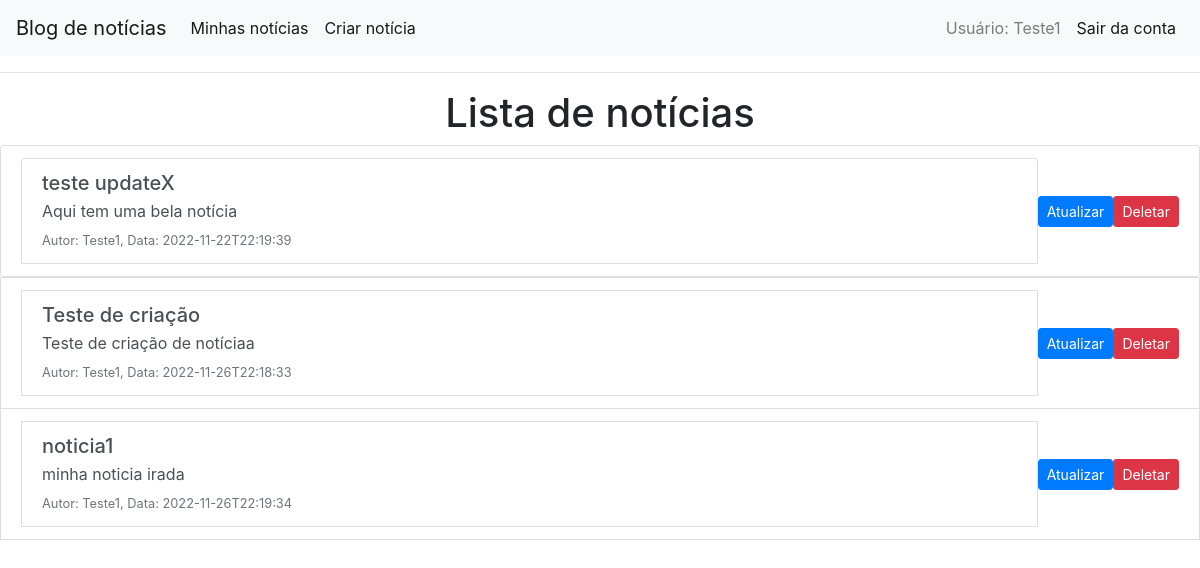
The page /myNews/ (signed in) on the database its author committed.
### Blog/models.py (models this page shows, shortened)
class User(AbstractBaseUser):
    email = models.EmailField(max_length=255, null=True, blank=False, unique=True)
    name = models.CharField(max_length=255, null=True, blank=True)
    is_admin = models.BooleanField(default=False)
    is_active = models.BooleanField(default=True)
    created_at = models.DateTimeField(auto_now_add=True)
    updated_at = models.DateTimeField(auto_now=True)
    objects = UserManager()
    USERNAME_FIELD = 'email'

class News(models.Model):
    user = models.ForeignKey(User, on_delete=models.CASCADE, blank=False, null=False)
    title = models.CharField(max_length=255, null=False, blank=False)
    message = models.TextField(null=False, blank=False)
    created_at = models.DateTimeField(auto_now_add=True)
    updated_at = models.DateTimeField(auto_now=True)

### Blog/views.py (the view)
# urls.py: path('myNews/', ListMyNews.as_view(), name='myNews'),
class ListMyNews(View):
    def get(self, request, *args, **kwargs):
        user = request.user
        news = News.objects.filter(user=user)
        news_serializer_array = NewsSerializer(news, many=True).data
        for news_serializer in news_serializer_array:
            if 'user' in news_serializer and news_serializer['user'] != None:
                try:
                    user = User.objects.get(pk=news_serializer['user'])
                    news_serializer['user'] = UserSerializer(user).data
                except:
                    news_serializer['user'] = None
        context = {'news': news_serializer_array, }
        return render(request,'Blog/listMyNews.html', context)

### Blog/templates/Blog/listMyNews.html (shortened to what this page needs)
{% load static %}
<!DOCTYPE html>
<html>
<head>
  <link rel="stylesheet" href="{% static 'myapp/css/style.css' %}">
</head>
<body>
  {% include 'Blog/links.html' %}
<div class="row" style="justify-content: center">
  <h1>Lista de notícias</h1>
</div>
  <ul class="list-group">
  {% for nw in news %}
    <li class="list-group-item d-flex justify-content-between align-items-center">
       <div class="list-group-item list-group-item-action flex-column align-items-start">
        <div class="d-flex w-100 justify-content-between">
          <h5 class="mb-1">{{nw.title}}</h5>
         </div>
        <p class="mb-1">{{nw.message}}</p>
        <small class="text-muted">Autor: {{nw.user.name}}, Data: {{nw.created_at}}</small>
        </div>
      <a href="{% url 'updateNews' pk=nw.id %}" class="btn btn-sm btn-primary">Atualizar</a>
      <a href="{% url 'deleteNews' pk=nw.id %}" class="btn btn-sm btn-danger">Deletar</a>
     </li>
  </ul>
  {% empty %}
    <h3 colspan="5">Nenhuma notícia postada</h3>
  {% endfor %}
</body>
</html>

### Blog/templates/Blog/links.html (shortened to what this page needs)
{% load static %}
<head>
    <link rel="stylesheet" href="https://stackpath.bootstrapcdn.com/bootstrap/4.5.0/css/bootstrap.min.css"
>
    <link rel="stylesheet" href="{% static 'myapp/css/style.css' %}">
</head>
<nav class="navbar navbar-expand-lg navbar-light bg-light">
    <a class="navbar-brand" href="{% url 'home' %}">Blog de notícias</a>
    <div class="collapse navbar-collapse" id="navbarSupportedContent">
    {% if user.is_authenticated %}
      <ul class="navbar-nav mr-auto">
        <li class="nav-item active">
          <a class="nav-link" href="{% url 'myNews' %}">Minhas notícias <span class="sr-only">(current)</span></a>
        </li>
        <li class="nav-item active">
            <a class="nav-link" href="{% url 'createNews' %}">Criar notícia<span class="sr-only">(current)</span></a>
          </li>
        </ul>
        <ul class="navbar-nav ml-auto">
          <li class="nav-item">
            <a class="nav-link" href="#">Usuário: {% firstof user.name user.email %}</a>
          </li>
          <li class="nav-item active">
            <a class="nav-link" href="{% url 'logout' %}">Sair da conta<span class="sr-only">(current)</span></a>
          </li>
        </ul>
        {% else %}
        <ul class="navbar-nav ml-auto">
        <li class="nav-item">
          <a class="nav-link" href="{% url 'login' %}">Fazer login</a>
        </li>
    </ul>
        {% endif %}
    </div>
  </nav>
<hr>

### rows shown on the page
User: name "Teste1", user.name "Teste1" "Teste1" "Teste1"
News: title "teste updateX", message "Aqui tem uma bela notícia"
News: title "Teste de criação", message "Teste de criação de notíciaa"
News: title "noticia1", message "minha noticia irada"

### other values the page prints
{{ nw.created_at }} "2022-11-22T22:19:39" "2022-11-26T22:18:33" "2022-11-26T22:19:34"
